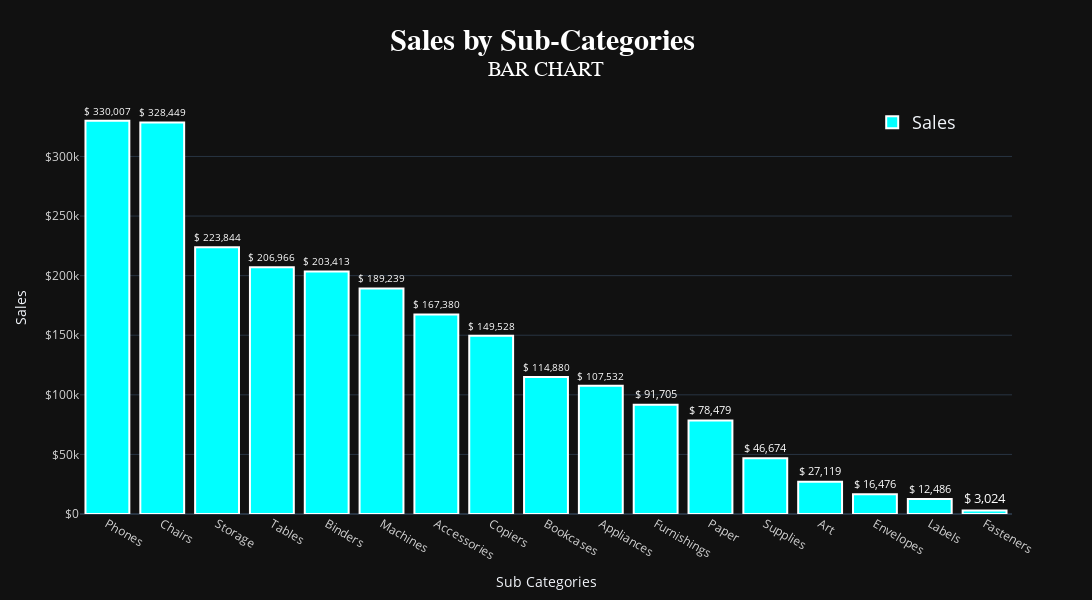

Notebook code cell kept with this figure:
### Code cell
# fig = px.bar(sbsc, x = 'Sub-Category', y = 'Sales', title = 'Sales analysis by Sub Categories')

# fig.show()


trace = go.Bar(
    x = sbsc['Sub-Category'],
    y = sbsc['Sales'],
    marker = dict(color = 'cyan', line = dict(width = 2, color ='white')),
    text = sbsc['Sales'].apply(lambda x: f"${x: ,.0f}"),
    textfont = dict(size = 16, color = 'white'),
    textposition = 'outside',
    width = 0.8,
    showlegend = True,
    hovertemplate = '%{y:$,.0f}<extra></extra>',
    name = 'Sales'
)
layout = go.Layout(
    title = dict(text = '<b>Sales by Sub-Categories </b><br><sup>BAR CHART</sup>', 
                 font = dict(size = 30, family = 'Arial', color = 'white'), x = 0.5, pad = dict(t = 20, b = 10)),
    xaxis = dict(title = 'Sub Categories',
                 tickfont = dict(size = 12, color = 'lightgray')),
    yaxis = dict(title = 'Sales', tickprefix = '$', tickfont = dict(size = 12, color = 'lightgray')),
    bargap = 0.4, bargroupgap = 0, width = 1600, height = 600,
    template = 'plotly_dark',
    hovermode = 'x unified',
    legend = dict(x = 0.85, y = 0.99, font = dict(size = 18))
)

fig = go.Figure(trace, layout)
fig.show()

### Figure 1 — Plotly figure (JSON) as saved in the notebook; plotly's stock layout.template omitted (floating-point values rounded to 4 significant figures)
{"data": [{"hovertemplate": "%{y:$,.0f}<extra></extra>", "marker": {"color": "cyan", "line": {"color": "white", "width": 2}}, "name": "Sales", "showlegend": true, "text": ["$ 330,007", "$ 328,449", "$ 223,844", "$ 206,966", "$ 203,413", "$ 189,239", "$ 167,380", "$ 149,528", "$ 114,880", "$ 107,532", "$ 91,705", "$ 78,479", "$ 46,674", "$ 27,119", "$ 16,476", "$ 12,486", "$ 3,024"], "textfont": {"color": "white", "size": 16}, "textposition": "outside", "type": "bar", "width": 0.8, "x": ["Phones", "Chairs", "Storage", "Tables", "Binders", "Machines", "Accessories", "Copiers", "Bookcases", "Appliances", "Furnishings", "Paper", "Supplies", "Art", "Envelopes", "Labels", "Fasteners"], "y": [330000.0, 328400.0, 223800.0, 207000.0, 203400.0, 189200.0, 167400.0, 149500.0, 114900.0, 107500.0, 91710.0, 78480.0, 46670.0, 27120.0, 16480.0, 12490.0, 3024.0]}], "layout": {"bargap": 0.4, "bargroupgap": 0, "height": 600, "hovermode": "x unified", "legend": {"font": {"size": 18}, "x": 0.85, "y": 0.99}, "title": {"font": {"color": "white", "family": "Arial", "size": 30}, "pad": {"b": 10, "t": 20}, "text": "<b>Sales by Sub-Categories </b><br><sup>BAR CHART</sup>", "x": 0.5}, "width": 1600, "xaxis": {"tickfont": {"color": "lightgray", "size": 12}, "title": {"text": "Sub Categories"}}, "yaxis": {"tickfont": {"color": "lightgray", "size": 12}, "tickprefix": "$", "title": {"text": "Sales"}}}}
